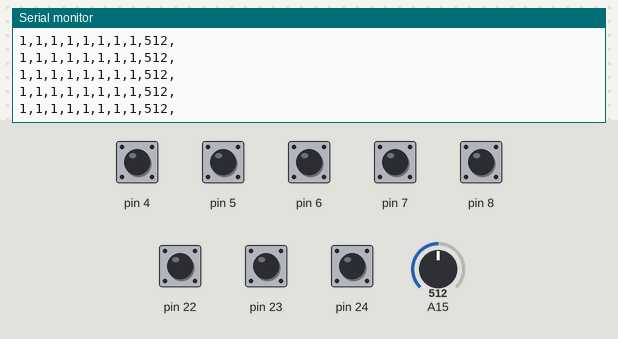
A sketch run on a simulated Arduino Mega 2560, built with avr-gcc and run on an emulated ATmega2560. On the bench: the last lines printed to the serial monitor. The test bench sets the inputs (shaded band); at power-on: pin 4–8, pin 22–24 HIGH, A15 = 512.

Above: at 1.2 s.
1.3 s: A15 set to 106
At 1.9 s:
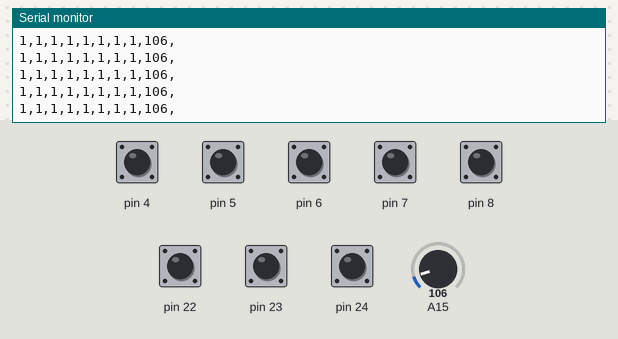
2.8 s: A15 set to 94
At 3.9 s:
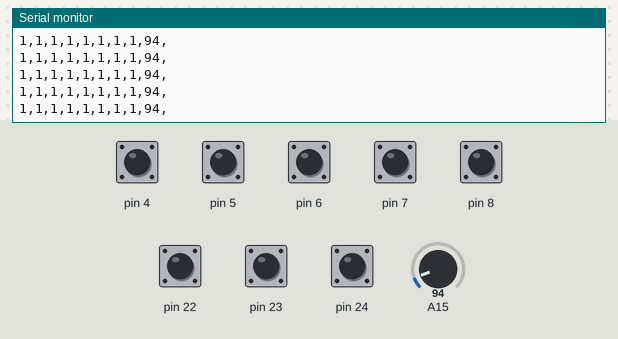
5.8 s: A15 set to 1023
At 6.5 s:
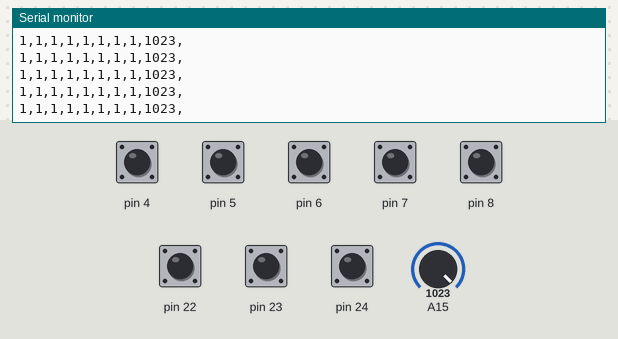
8.8 s: A15 set to 987
At 9.7 s:
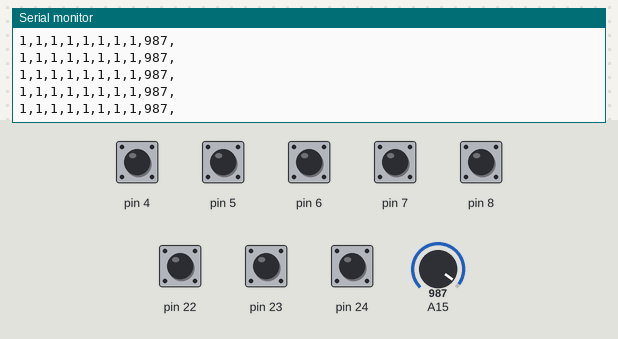

Measured:
- after the input at 1.3 s, the serial monitor: prints a new line after 0.07 s (image 1)
- after the input at 2.8 s, the serial monitor: prints a new line after 0.06 s (image 2)
- after the input at 5.8 s, the serial monitor: prints a new line after 0.05 s (image 3)
- after the input at 8.8 s, the serial monitor: prints a new line after 0.07 s (image 4)

The sketch:

collaborator.ino
```cpp
#include <MIDI.h>

MIDI_CREATE_DEFAULT_INSTANCE();


void setup() {
  // put your setup code here, to run once:
  pinMode(A0, INPUT);
  pinMode(A1, INPUT);
  pinMode(3, INPUT_PULLUP);
  pinMode(4, INPUT_PULLUP);
  pinMode(5, INPUT_PULLUP);
  pinMode(6, INPUT_PULLUP);
  pinMode(7, INPUT_PULLUP);
  pinMode(8, INPUT_PULLUP);

  pinMode(22, INPUT_PULLUP);
  pinMode(23, INPUT_PULLUP);
  pinMode(24, INPUT_PULLUP);

  Serial.begin(9600);


}

void loop() {
  // put your main code here, to run repeatedly:


  //
  Serial.print(digitalRead(4)); Serial.print(","); //Melody1
  Serial.print(digitalRead(5)); Serial.print(","); //Melody2
  Serial.print(digitalRead(6)); Serial.print(","); //Melody3
  Serial.print(digitalRead(7)); Serial.print(","); //Melody4
  Serial.print(digitalRead(8)); Serial.print(","); //Melody5

  Serial.print(digitalRead(22)); Serial.print(","); //Bass1
  Serial.print(digitalRead(23)); Serial.print(","); //Bass2
  Serial.print(digitalRead(24)); Serial.print(","); //Bass3
  Serial.print(analogRead(A15)); Serial.print(","); //Bass knob

  Serial.println();

  delay(10);
}
```
